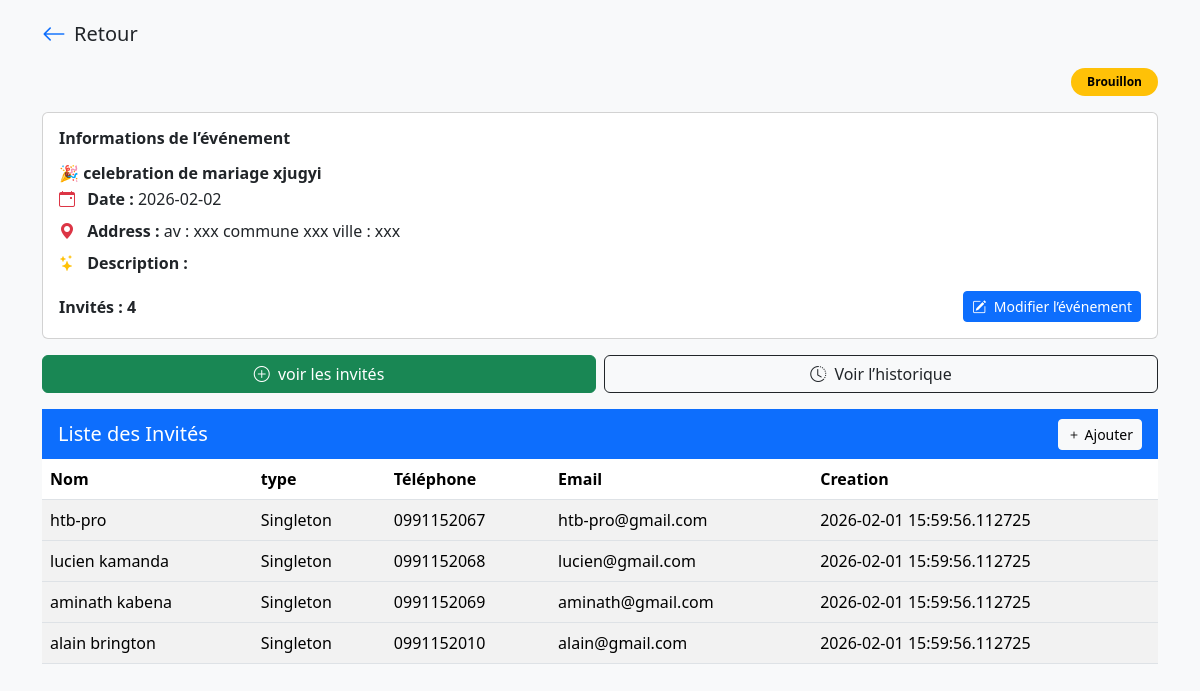
Page /event_description/5ec690a2-1341-479e-89ba-2e53b28ab143 on the committed database.
### models.py (models this page shows)
class Event(Base): #event table
    __tablename__="events"
    id = Column(String,primary_key=True,unique=True,default=lambda :str(uuid4()))
    name = Column(String(50))
    type = Column(String(50))
    date = Column(Date)
    address = Column(String(50))
    description = Column(Text,nullable=True)
    created_date = Column(DateTime,default=datetime.now())
    state = Column(String,default="en cours")
    guests = relationship("Guest",back_populates="event",cascade="all,delete")

class Guest(Base):
    __tablename__="guests"
    id = Column(String,primary_key=True,unique=True,default=lambda:str(uuid4()))
    name = Column(String(60))
    guest_type = Column(String(20))
    telephone =  Column(String,unique=True,nullable=False)
    email= Column(String,unique=True,nullable=True)
    event_id = Column(String,ForeignKey('events.id'),nullable=False)
    created_date = Column(DateTime,default=datetime.now())
    is_present = Column(Boolean,default=False)
    qr_token = Column(String,unique=True,nullable=False,default=lambda : str(uuid4()))
    event = relationship("Event",back_populates="guests")
    invite = relationship("Invite",back_populates="guest",uselist = False,cascade="all,delete-orphan")

### Routers/event.py (the view)
@Root.get("/event_form",name="event_form",response_class = HTMLResponse)#event form request
def getEventForm(request:Request):
    return templates.TemplateResponse("Event/Forms/event_form.html",{'request':request})

### Templates/Event/Home/mainEventView.html (shortened to what this page needs)
<!DOCTYPE html>
<html lang="fr">
<head>
    <link href="https://cdn.jsdelivr.net/npm/bootstrap@5.3.2/dist/css/bootstrap.min.css" rel="stylesheet">
    <link href="https://cdn.jsdelivr.net/npm/bootstrap-icons/font/bootstrap-icons.css" rel="stylesheet">
</head>
<body class="bg-light">
<div class="container py-3">
    <div class="d-flex align-items-center mb-3">
        <a href="{{url_for('event_list')}}" class="text-decoration-none me-2">
            <i class="bi bi-arrow-left fs-4"></i>
        </a>
        <h5 class="mb-0">Retour</h5>
    </div>
    <div class="d-flex justify-content-between align-items-center mb-3">
        <span class="badge rounded-pill text-bg-warning px-3 py-2">
            Brouillon
        </span>
    </div>
    <div class="card mb-3">
        <div class="card-body">
            <h6 class="fw-bold mb-3">Informations de l’événement</h6>
            <h6 class="fw-bold mb-1">🎉 {{event.name}}</h6>
            <p class="mb-2">
                <i class="bi bi-calendar-event text-danger me-2"></i>
                <strong>Date :</strong> {{event.date}}
            </p>
            <p class="mb-2">
                <i class="bi bi-geo-alt-fill text-danger me-2"></i>
                <strong>Address :</strong> {{event.address}}
            </p>
            <p class="mb-3">
                <i class="bi bi-stars text-warning me-2"></i>
                <strong>Description :</strong> {% if event.description%} {{event.description}}{%endif%}
            </p>
            <div class="d-flex justify-content-between align-items-center">
                <span class="fw-semibold">Invités : {{total}}</span>
                <a href="/edit_event/{{event.id}}">
                    <button class="btn btn-primary btn-sm">
                        <i class="bi bi-pencil-square me-1"></i>
                        Modifier l’événement
                    </button>
                </a>
            </div>
        </div>
    </div>
    <div class="row g-2 mb-3">
        <div class="col-6">
            <a href="/guest_list/{{event.id}}">
                <button class="btn btn-success w-100">
                    <i class="bi bi-plus-circle me-1"></i>
                    voir les invités
                </button>
            </a>
        </div>
        <div class="col-6">
            <a href="{{url_for('invitation')}}">
                <button class="btn btn-outline-dark w-100">
                    <i class="bi bi-clock-history me-1"></i>
                    Voir l’historique
                </button>
            </a>
        </div>
    </div>
<div class="d-none d-md-block">
        <nav class="navbar bg-primary text-white px-3">
            <span class="navbar-brand mb-0 h5 text-white">
                Liste des Invités
            </span>
            <a href="/create/{{event.id}}/guest" class="btn btn-light btn-sm">
                <i class="bi bi-plus"></i> Ajouter
            </a>
        </nav>
    <div class="table-view">{% if guests.guests %}
        <table class="table table-striped">
            <thead>
                <tr>
                    <th>Nom</th>
                    <th>type</th>
                    <th>Téléphone</th>
                    <th>Email</th>
                    <th>Creation</th>
                </tr>
            </thead>
             {% for guest in guests.guests%}
            <tbody>
                <tr>
                    <td>{{ guest.name }}</td>
                    <td>{{ guest.guest_type }}</td>
                    <td>{{guest.telephone}}</td>
                    <td>{{guest.email}}</td>
                    <td>  {{guest.created_date}}</td>
                </tr>
            </tbody>  {% endfor %}
        </table>
            {%endif%}
        </div>
    </div>
</div>
</body>
</html>

### rows in the picture
Event: name "celebration de mariage xjugyi", date "2026-02-02", address "av : xxx commune xxx ville : xxx"
Guest: name "htb-pro", guest_type "Singleton", telephone "0991152067", email "htb-pro@gmail.com", created_date "2026-02-01 15:59:56.112725"
Guest: name "lucien kamanda", guest_type "Singleton", telephone "0991152068", email "lucien@gmail.com", created_date "2026-02-01 15:59:56.112725"
Guest: name "aminath kabena", guest_type "Singleton", telephone "0991152069", email "aminath@gmail.com", created_date "2026-02-01 15:59:56.112725"
Guest: name "alain brington", guest_type "Singleton", telephone "0991152010", email "alain@gmail.com", created_date "2026-02-01 15:59:56.112725"

### other values in the picture
{{ total }} "4"
